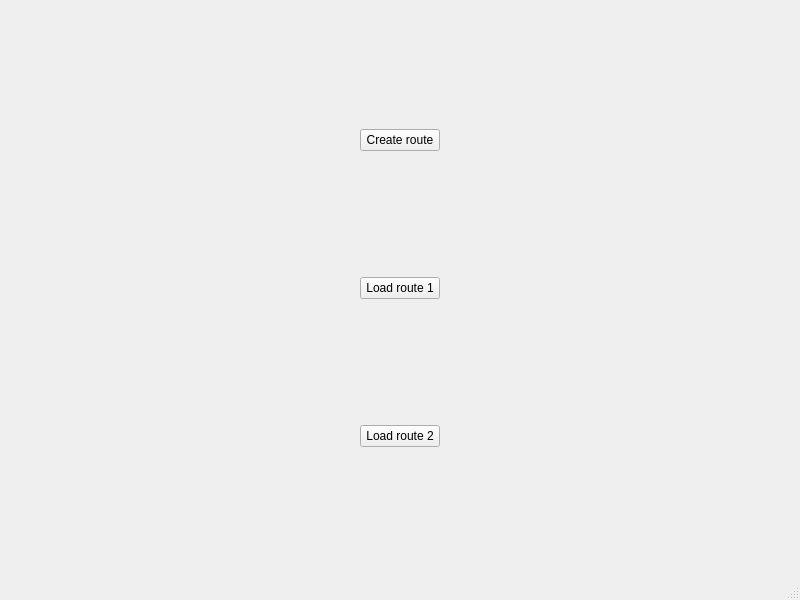
<?xml version="1.0" encoding="UTF-8"?>
<ui version="4.0">
 <class>WaypointAppBase</class>
 <widget class="QMainWindow" name="WaypointAppBase">
  <property name="geometry">
   <rect>
    <x>0</x>
    <y>0</y>
    <width>800</width>
    <height>600</height>
   </rect>
  </property>
  <property name="windowTitle">
   <string>MainWindow</string>
  </property>
  <widget class="QWidget" name="centralwidget">
   <layout class="QVBoxLayout" name="verticalLayout">
    <item>
     <layout class="QHBoxLayout" name="horizontalLayout">
      <item>
       <spacer name="horizontalSpacer">
        <property name="orientation">
         <enum>Qt::Horizontal</enum>
        </property>
        <property name="sizeHint" stdset="0">
         <size>
          <width>40</width>
          <height>20</height>
         </size>
        </property>
       </spacer>
      </item>
      <item>
       <widget class="QPushButton" name="ui_create_route_button">
        <property name="text">
         <string>Create route</string>
        </property>
       </widget>
      </item>
      <item>
       <spacer name="horizontalSpacer_2">
        <property name="orientation">
         <enum>Qt::Horizontal</enum>
        </property>
        <property name="sizeHint" stdset="0">
         <size>
          <width>40</width>
          <height>20</height>
         </size>
        </property>
       </spacer>
      </item>
     </layout>
    </item>
    <item>
     <layout class="QHBoxLayout" name="horizontalLayout_2">
      <item>
       <spacer name="horizontalSpacer_3">
        <property name="orientation">
         <enum>Qt::Horizontal</enum>
        </property>
        <property name="sizeHint" stdset="0">
         <size>
          <width>40</width>
          <height>20</height>
         </size>
        </property>
       </spacer>
      </item>
      <item>
       <widget class="QPushButton" name="ui_load_1_button">
        <property name="text">
         <string>Load route 1</string>
        </property>
       </widget>
      </item>
      <item>
       <spacer name="horizontalSpacer_4">
        <property name="orientation">
         <enum>Qt::Horizontal</enum>
        </property>
        <property name="sizeHint" stdset="0">
         <size>
          <width>40</width>
          <height>20</height>
         </size>
        </property>
       </spacer>
      </item>
     </layout>
    </item>
    <item>
     <layout class="QHBoxLayout" name="horizontalLayout_3">
      <item>
       <spacer name="horizontalSpacer_5">
        <property name="orientation">
         <enum>Qt::Horizontal</enum>
        </property>
        <property name="sizeHint" stdset="0">
         <size>
          <width>40</width>
          <height>20</height>
         </size>
        </property>
       </spacer>
      </item>
      <item>
       <widget class="QPushButton" name="ui_load_2_button">
        <property name="text">
         <string>Load route 2</string>
        </property>
       </widget>
      </item>
      <item>
       <spacer name="horizontalSpacer_6">
        <property name="orientation">
         <enum>Qt::Horizontal</enum>
        </property>
        <property name="sizeHint" stdset="0">
         <size>
          <width>40</width>
          <height>20</height>
         </size>
        </property>
       </spacer>
      </item>
     </layout>
    </item>
   </layout>
  </widget>
  <widget class="QMenuBar" name="menubar">
   <property name="geometry">
    <rect>
     <x>0</x>
     <y>0</y>
     <width>800</width>
     <height>17</height>
    </rect>
   </property>
  </widget>
  <widget class="QStatusBar" name="statusbar"/>
 </widget>
 <resources/>
 <connections/>
</ui>
